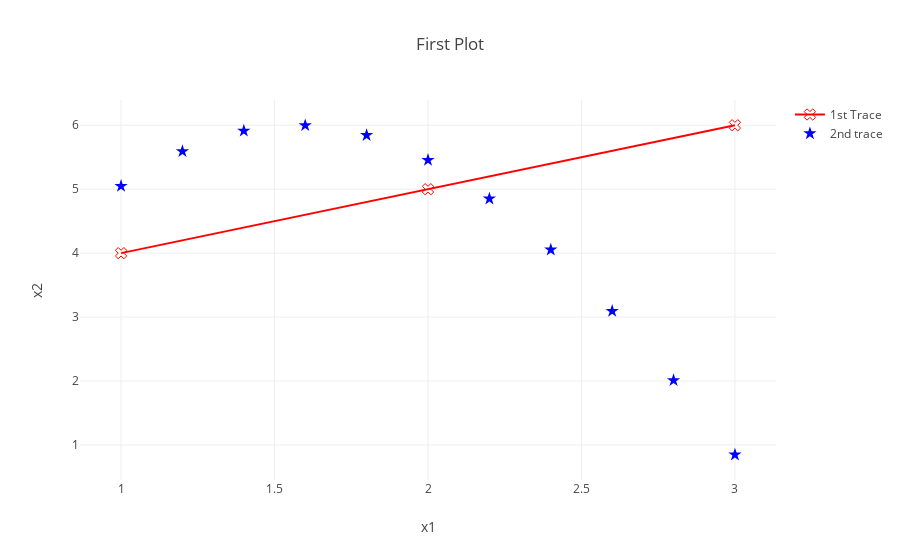

Here is the notebook cell this chart was saved with:
### Code cell
plot2 = plotly.offline.iplot(go.Figure(data=data, layout=layout), filename='pyguide_3')

### Figure 1 — Plotly figure (JSON) as saved in the notebook; plotly's stock layout.template omitted (floating-point values rounded to 4 significant figures)
{"data": [{"marker": {"color": "red", "size": 10, "symbol": 104}, "mode": "markers+lines", "name": "1st Trace", "text": ["one", "two", "three"], "type": "scatter", "uid": "d922da58-99c0-11e8-bdb7-14109fe647dd", "x": [1, 2, 3], "y": [4, 5, 6]}, {"marker": {"color": "blue", "size": 10, "symbol": "star"}, "mode": "markers", "name": "2nd trace", "type": "scatter", "uid": "d922dc38-99c0-11e8-b929-14109fe647dd", "x": [1, 1.2, 1.4, 1.6, 1.8, 2.0, 2.2, 2.4, 2.6, 2.8, 3.0], "y": [5.049, 5.592, 5.913, 5.997, 5.843, 5.456, 4.851, 4.053, 3.093, 2.01, 0.8467]}], "layout": {"title": "First Plot", "xaxis": {"title": "x1"}, "yaxis": {"title": "x2"}}}
